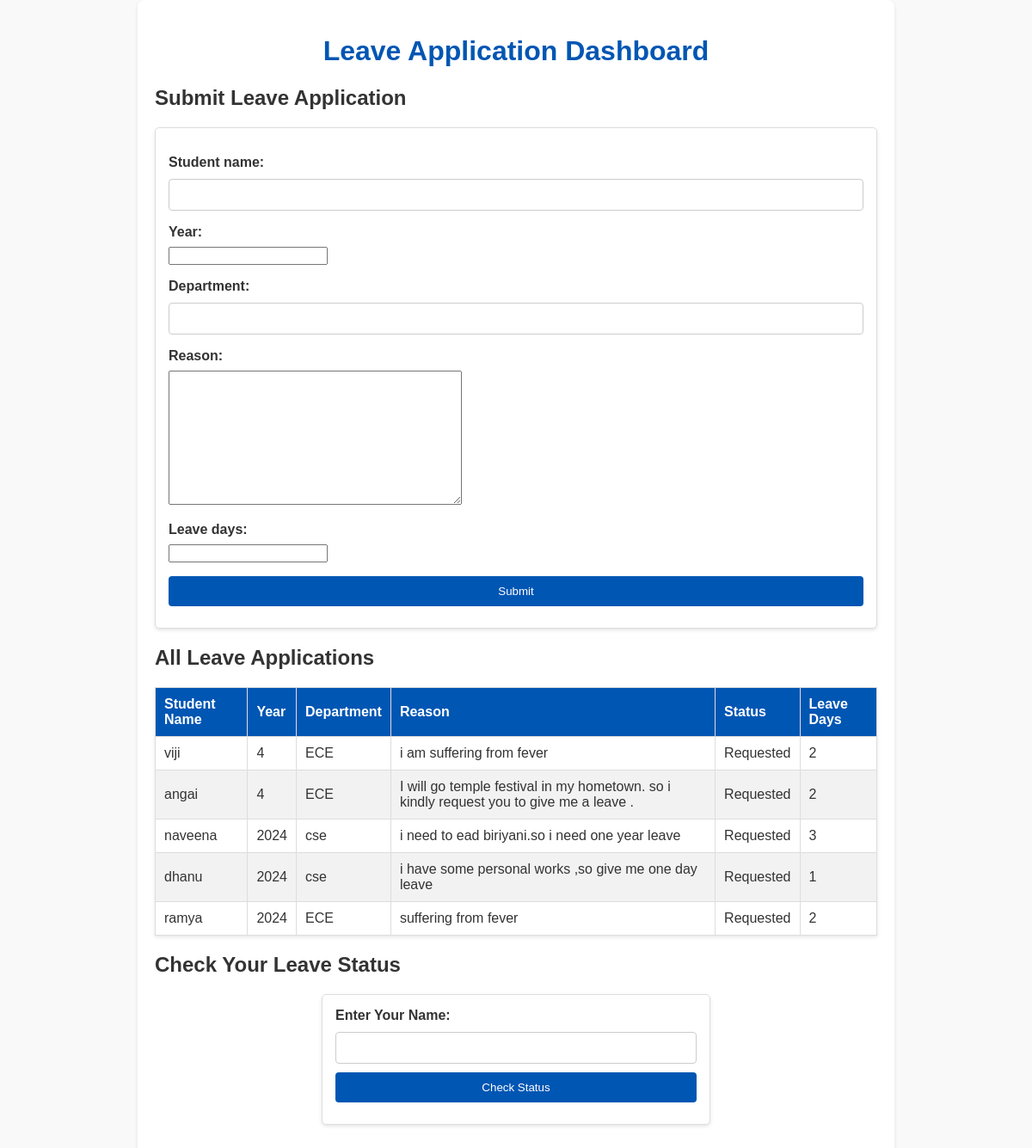
/dashboard/, run on the app's committed database.
### leave_app/models.py (models this page shows, shortened)
class LeaveApplication(models.Model):
    STATUS_CHOICES = [
        ('Requested', 'Requested'),
        ('Pending', 'Pending'),
        ('Approved', 'Approved'),
        ('Rejected', 'Rejected'),
    ]
    student_name = models.CharField(max_length=100)
    year = models.PositiveSmallIntegerField()
    department = models.CharField(max_length=50)
    reason = models.TextField()
    status = models.CharField(max_length=10, choices=STATUS_CHOICES, default='Requested')
    leave_days = models.PositiveSmallIntegerField()

### leave_app/views.py (the view)
# urls.py: path('dashboard/', views.dashboard, name='dashboard'),
def dashboard(request):
    if request.method == "POST":
        form = LeaveApplicationForm(request.POST)
        if form.is_valid():
            form.save()
            return redirect('dashboard')  # Replace 'dashboard' with your URL name
    else:
        form = LeaveApplicationForm()
    leave_applications = LeaveApplication.objects.all()
    return render(request, 'dashboard.html', {'form': form, 'leave_applications': leave_applications})

### leave_app/forms.py
class LeaveApplicationForm(forms.ModelForm):
    class Meta:
        model = LeaveApplication
        fields = ['student_name', 'year', 'department', 'reason', 'leave_days']

### templates/dashboard.html (shortened to what this page needs)
<!DOCTYPE html>
<html lang="en">
<head>
</head>
<body>
    <div class="container">
        <h1>Leave Application Dashboard</h1>
        <h2>Submit Leave Application</h2>
        <form method="POST">
            {{ form.as_p }}
            <button type="submit">Submit</button>
        </form>
        <h2>All Leave Applications</h2>
        <table>
            <thead>
                <tr>
                    <th>Student Name</th>
                    <th>Year</th>
                    <th>Department</th>
                    <th>Reason</th>
                    <th>Status</th>
                    <th>Leave Days</th>
                </tr>
            </thead>
            <tbody>
                {% for application in leave_applications %}
                <tr>
                    <td>{{ application.student_name }}</td>
                    <td>{{ application.year }}</td>
                    <td>{{ application.department }}</td>
                    <td>{{ application.reason }}</td>
                    <td>{{ application.status }}</td>
                    <td>{{ application.leave_days }}</td>
                </tr>
                {% endfor %}
            </tbody>
        </table>
        <h2>Check Your Leave Status</h2>
        <form class="check-leave-status" method="GET" action="{% url 'student_status' %}">
            <label for="student_name">Enter Your Name:</label>
            <input type="text" name="student_name" required>
            <button type="submit">Check Status</button>
        </form>
    </div>
</body>
</html>

### templates/dashboard.html (style rules this page uses)
body { font-family: Arial, sans-serif; margin: 0; padding: 0; background-color: #f9f9f9; color: #333; }
.container { width: 70%; margin: 0 auto; padding: 20px; background-color: #ffffff; box-shadow: 0 2px 4px rgba(0, 0, 0, 0.1); border-radius: 8px; }
h1 { text-align: center; color: #0056b3; }
h2 { color: #333; margin-top: 20px; }
form { margin: 20px 0; padding: 15px; background-color: #ffffff; border: 1px solid #ddd; border-radius: 5px; box-shadow: 0 2px 4px rgba(0, 0, 0, 0.1); }
form label { display: block; margin-bottom: 8px; font-weight: bold; }
form input[type="text"], form button, form select { display: block; width: 100%; padding: 10px; margin: 10px 0; border: 1px solid #ccc; border-radius: 4px; box-sizing: border-box; }
form button { background-color: #0056b3; color: white; border: none; cursor: pointer; transition: background-color 0.3s ease; }
table { width: 100%; border-collapse: collapse; margin-top: 20px; background-color: #ffffff; box-shadow: 0 2px 4px rgba(0, 0, 0, 0.1); }
table th, table td { padding: 10px; text-align: left; border: 1px solid #ddd; }
table th { background-color: #0056b3; color: white; }
table tr:nth-child(even) { background-color: #f2f2f2; }
input[type="text"] { width: 70%; padding: 8px; margin: 10px 0; border: 1px solid #ccc; border-radius: 4px; }
.check-leave-status { width: 50%; margin: 20px auto; padding: 15px; background-color: #ffffff; border: 1px solid #ddd; border-radius: 5px; box-shadow: 0 2px 4px rgba(0, 0, 0, 0.1); }

### data on the page
LeaveApplication: student_name "viji", year "4", department "ECE", reason "i am suffering from fever", status "Requested", leave_days "2"
LeaveApplication: student_name "angai", year "4", department "ECE", reason "I will go temple festival in my hometown. so i kindly request you to give me a leave .", status "Requested", leave_days "2"
LeaveApplication: student_name "naveena", year "2024", department "cse", reason "i need to ead biriyani.so i need one year leave", status "Requested", leave_days "3"
LeaveApplication: student_name "dhanu", year "2024", department "cse", reason "i have some personal works ,so give me one day leave", status "Requested", leave_days "1"
LeaveApplication: student_name "ramya", year "2024", department "ECE", reason "suffering from fever", status "Requested", leave_days "2"
